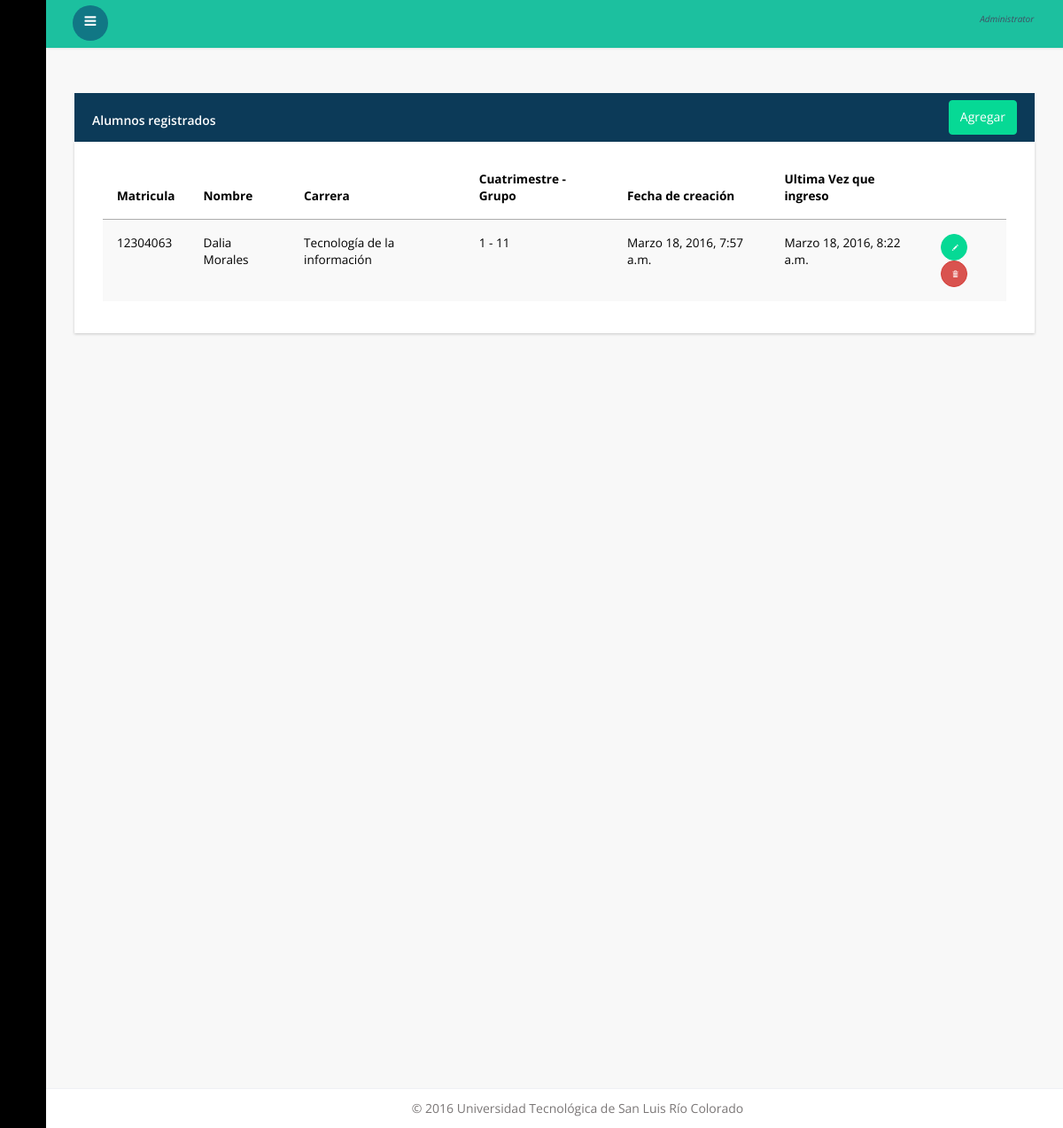
Before: /alumnos/consultar with the older database file.
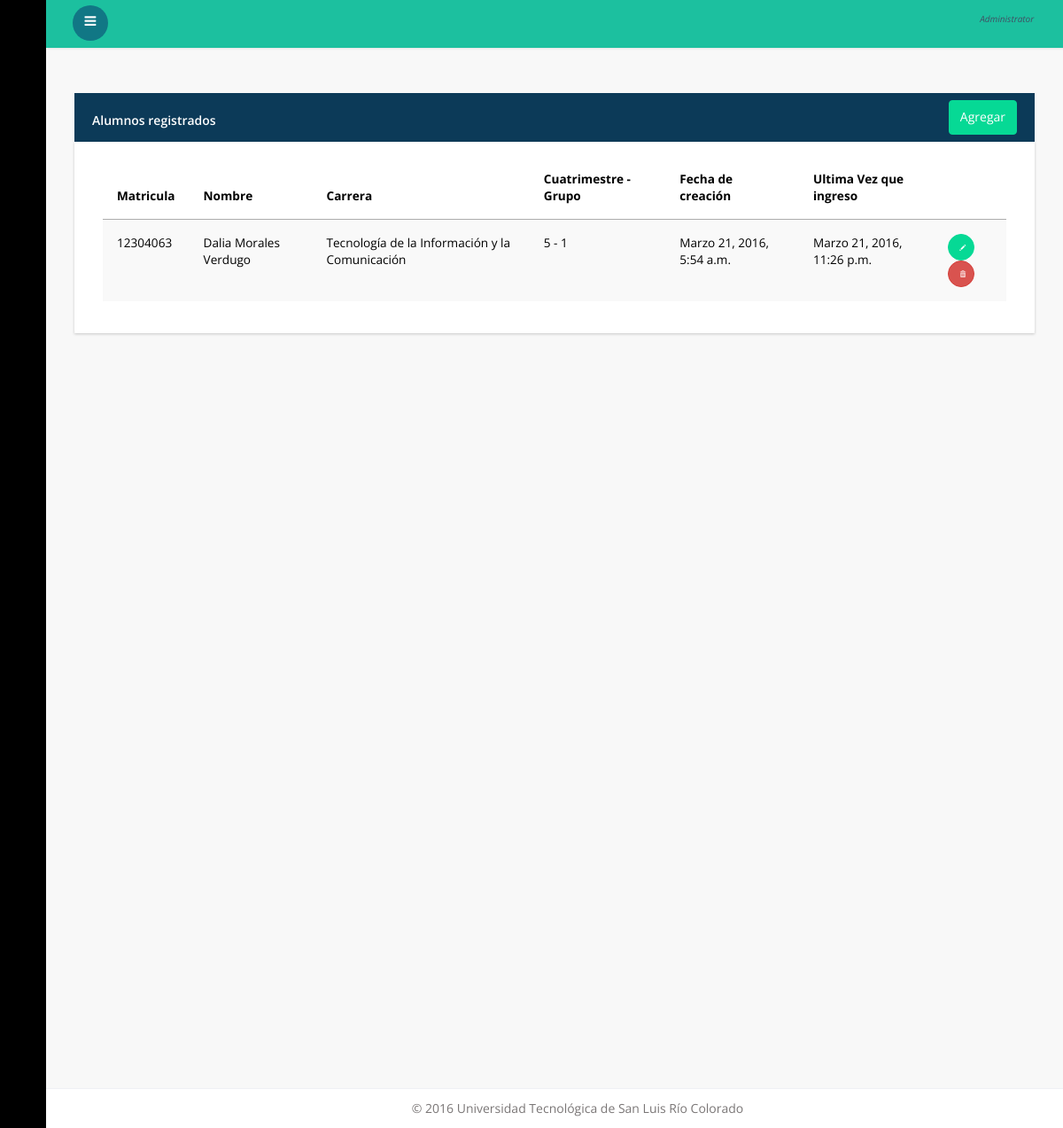
After: the same page with the newer database file.
### main/models.py (models this page shows)
class administradores(AbstractUser):
	Carrera = models.ForeignKey(Carrera,null=True)
	Grupo = models.ForeignKey(Grupo,null=True)
	Realizado = models.BooleanField(default=False)

class Carrera(models.Model):
	Nombre = models.CharField(null=False, max_length=100)
	Abrev_carrera = models.CharField("Abreviatura",null=False, max_length=10)
	def __unicode__(self):
		return self.Nombre

class Grupo(models.Model):
	Grupo = models.CharField(null=True, max_length=100)
	Cuatrimestre = models.IntegerField(null=False,default=0)
	def __unicode__(self):
		return '{1} - {0}'.format(self.Grupo,self.Cuatrimestre,)

### main/views.py (the view)
# urls.py: url(r'^alumnos/consultar$', views.AlumnoConsultar, name='alumno_consultar'),
def AlumnoConsultar(request):
    alumnos = models.administradores.objects.filter(is_staff=False).order_by('username')
    return render(request, 'Administrativo/alumnos/consultar.html', {'alumnos' : alumnos})

### templates/administrativo/alumnos/consultar.html (shortened to what this page needs)
{% extends 'base_admin.html' %}
{% load bootstrap3 %}
{% block body %}
<div class="panel panel-ut" data-widget="{&quot;draggable&quot;: &quot;false&quot;}" data-widget-static="">
    <div class="panel-heading">
        Alumnos registrados
         <a href="{% url 'main:alumno_alta' %}" style="margin-top: -13px" class="btn btn-warning warning_22 pull-right">Agregar</a>
    </div>
    <div class="panel-body no-padding" style="display: block;">
        <table class="table table-striped">
            <thead>
                <tr>
                <th>Matricula</th>
                <th>Nombre</th>
                <th>Carrera</th>
                <th>Cuatrimestre - Grupo</th>
                <th>Fecha de creación</th>
                <th>Ultima Vez que ingreso</th>
                <th></th>
                </tr>
            </thead>
            <tbody>
            {% for administradores in alumnos %}
                <tr>
                    <td>{{ administradores.username }} </td>
                    <td>{{ administradores.first_name }} {{ administradores.last_name }}  </td>
                    <td>{{ administradores.Carrera }} </td>
                    <td>{{ administradores.Grupo }} </td>
                    <td>{{ administradores.date_joined }} </td>
                    <td>{{ administradores.last_login }} </td>
                    <td>
                        <button type="button" class="btn btn-warning btn-circle" onclick="window.location='{% url 'main:alumno_editar' id=administradores.id %}'"><i class="glyphicon glyphicon-pencil"></i>
                        </button>
                        <button type="button" class="btn btn-danger btn-circle" class="alert btn btn-danger btn-circle" data-toggle="confirm" data-title="Desea eliminar alumno?" onclick="{% url 'main:alumno_eliminar' id=administradores.id %}"><i class="glyphicon glyphicon-trash"></i></button>
                    </td>
                </tr>
                  {% empty %}
                        <div class="alert alert-dismissible alert-warning">
                        <button type="button" class="close" data-dismiss="alert">×</button>
                        <h4>No hay Alumnos registrados aun!</h4>
                        <p>Para agregar un alumno, por favor presione "Agregar"</p>
                        </div>
            {% endfor %}
            </tbody>
        </table>
    </div>
</div>
{% endblock %}

Changed rows visible on the page:
removed administradores: username "12304063", first_name "Dalia", last_name "Morales", Carrera "Tecnología de la información", Grupo "1 - 11", date_joined "Marzo 18, 2016, 7:57 a.m.", last_login "Marzo 18, 2016, 8:22 a.m."
added administradores: username "12304063", first_name "Dalia", last_name "Morales Verdugo", Carrera "Tecnología de la Información y la Comunicación", Grupo "5 - 1", date_joined "Marzo 21, 2016, 5:54 a.m.", last_login "Marzo 21, 2016, 11:26 p.m."
